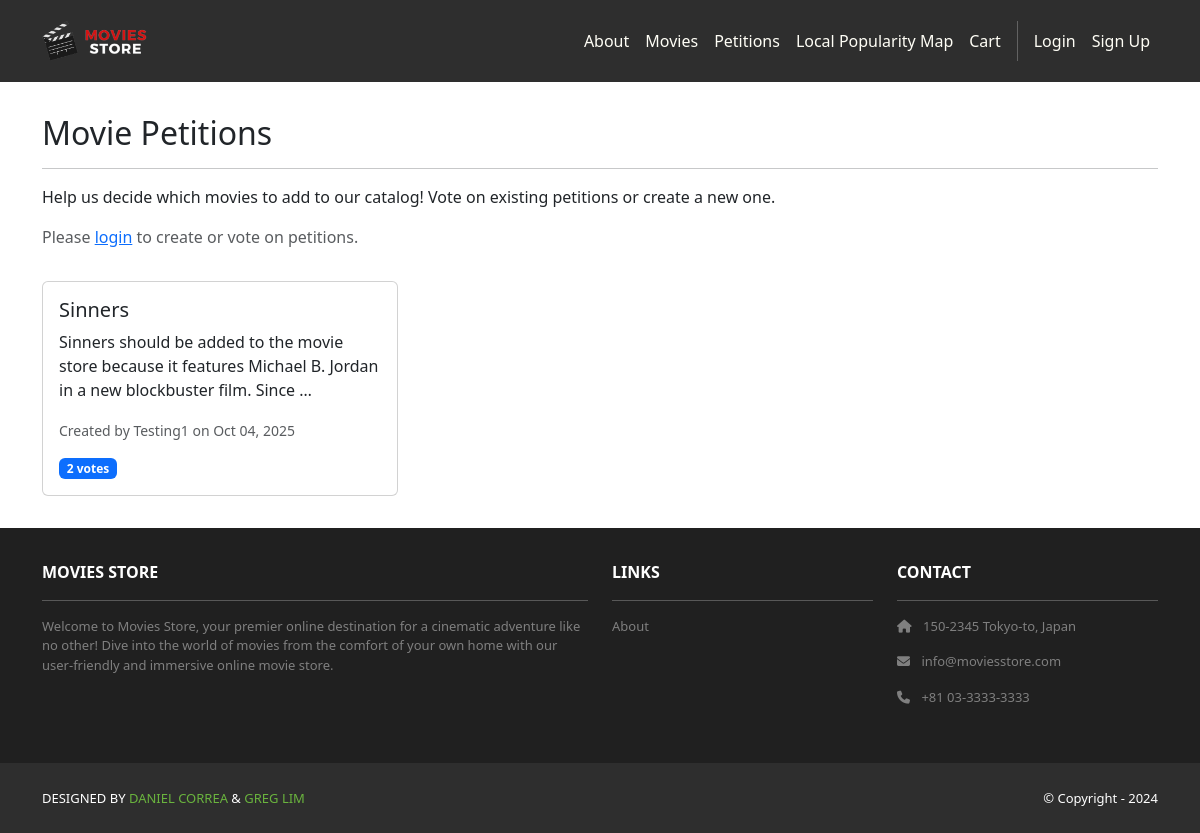
Page /movies/petitions/ on the committed database.
### movies/models.py (models this page shows, shortened)
class Petition(models.Model):
    id = models.AutoField(primary_key=True)
    movie_title = models.CharField(max_length=255)
    description = models.TextField()
    created_date = models.DateTimeField(auto_now_add=True)
    created_by = models.ForeignKey(User, on_delete=models.CASCADE)
    votes = models.ManyToManyField(User, related_name='petition_votes', blank=True)
    def get_vote_count(self):
        return self.votes.count()

### movies/views.py (the view)
# urls.py: path('petitions/', views.petitions, name='movies.petitions'),
def petitions(request):
    petitions = Petition.objects.all().order_by('-created_date')
    if request.user.is_authenticated:
        for petition in petitions:
            petition.user_has_voted = petition.has_user_voted(request.user)
    template_data = {}
    template_data['title'] = 'Movie Petitions'
    template_data['petitions'] = petitions
    return render(request, 'movies/petitions.html', {'template_data': template_data})

### movies/templates/movies/petitions.html (shortened to what this page needs)
{% extends 'base.html' %}
{% block content %}
{% load static %}
<div class="p-3">
  <div class="container">
    <div class="row mt-3">
      <div class="col mx-auto mb-3">
        <h2>Movie Petitions</h2>
        <hr />
        <p class="card-text">
          Help us decide which movies to add to our catalog! Vote on existing petitions or create a new one.
        </p>
        {% if user.is_authenticated %}
          <a href="{% url 'movies.create_petition' %}" class="btn btn-success">Create New Petition</a>
        {% else %}
          <p class="text-muted">Please <a href="{% url 'accounts.login' %}">login</a> to create or vote on petitions.</p>
        {% endif %}
      </div>
    </div>
    <div class="row">
      {% for petition in template_data.petitions %}
      <div class="col-md-6 col-lg-4 mb-3">
        <div class="card">
          <div class="card-body">
            <h5 class="card-title">{{ petition.movie_title }}</h5>
            <p class="card-text">{{ petition.description|truncatewords:20 }}</p>
            <p class="card-text">
              <small class="text-muted">
                Created by {{ petition.created_by.username }} on {{ petition.created_date|date:"M d, Y" }}
              </small>
            </p>
            <div class="d-flex justify-content-between align-items-center">
              <span class="badge bg-primary">{{ petition.get_vote_count }} vote{{ petition.get_vote_count|pluralize }}</span>
            </div>
          </div>
        </div>
      </div>
      {% endfor %}
    </div>
  </div>
</div>
{% endblock content %}

### rows in the picture
Petition: movie_title "Sinners", description "Sinners should be added to the movie store because it features Michael B. Jordan in a new blockbuster film. Since …", created_by.username "Testing1", created_date "Oct 04, 2025", get_vote_count "2"
